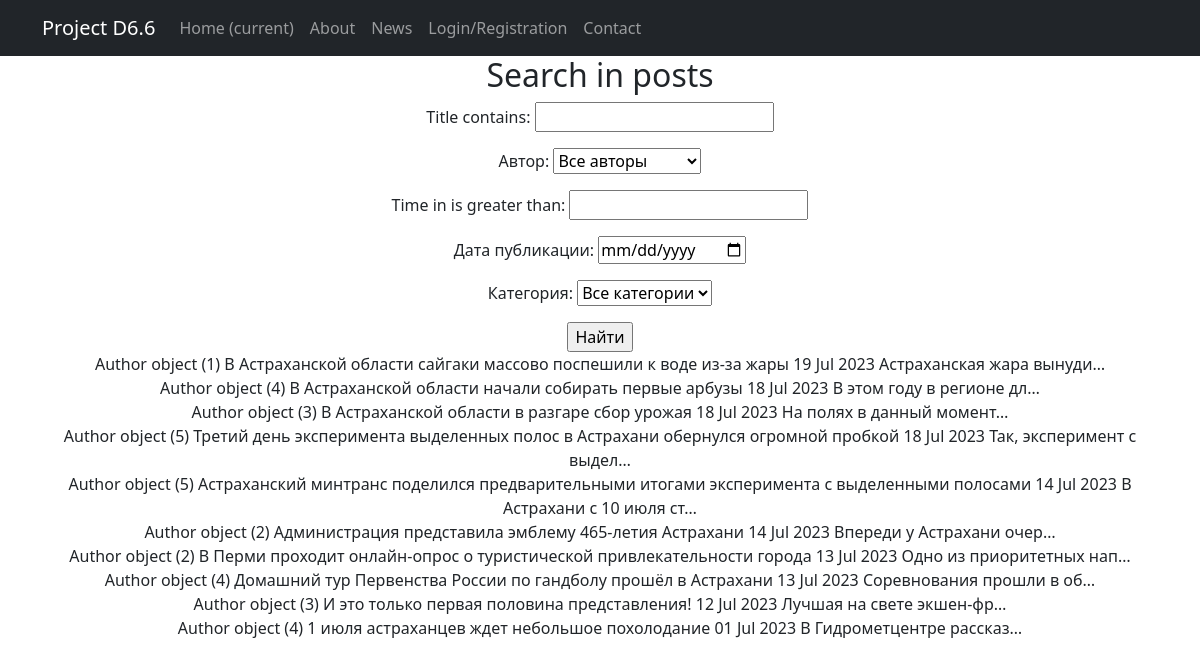
The app's page /news/search/ with its own data.
### news/models.py (models this page shows, shortened)
class Post(models.Model):  # класс Post
    news = 'NE'
    article = 'AR'
    CATSELECT = [
        (news, 'Новость'),
        (article, 'Статья')
    ]
    objects = None
    author = models.ForeignKey(Author, on_delete=models.CASCADE)  # связь «один ко многим» с моделью Author
    time_in = models.DateTimeField(auto_now_add=True)  # автоматическое присвоение даты и времени создания
    title = models.CharField(max_length=255)  # длина заголовка
    choice_field = models.CharField(max_length=2, choices=CATSELECT)  # поле выбора категории новость/статья
    content = models.TextField()  # содержание статьи/новости
    rating = models.IntegerField(default=0)  # рейтинг статьи/новости
    category = models.ManyToManyField(Category, through='PostCategory', related_name='PostCategory')  # связь «многие ко многим» с моделью Category (с дополнительной моделью PostCategory)

class Author(models.Model):  # наследуемся от класса Model
    objects = None
    user = models.OneToOneField(User, on_delete=models.CASCADE)  # имя автора в соответствии с шаблоном User
    rating = models.IntegerField(default=0)  # рейтинг автора

### news/views.py (the view)
# urls.py: path('search/', PostSearch.as_view()),
class PostSearch(ListView):
    model = Post
    ordering = '-time_in'
    filterset_class = PostFilter
    template_name = 'search.html'
    context_object_name = 'search'
    paginate_by = 10
    def get_queryset(self):
        queryset = super().get_queryset()
        self.filterset = PostFilter(self.request.GET, queryset)
        return self.filterset.qs
    def get_context_data(self, **kwargs):
        context = super().get_context_data(**kwargs)
        context['filterset'] = self.filterset
        return context

### news/models.py (called while the page is built)
    def __str__(self):
        return self.name.title()

### templates/search.html (shortened to what this page needs)
{% extends 'flatpages/default.html' %}
{% block content %}
    <h2>Search in posts</h2>
    <form action="" method="get">
        {{ filterset.form.as_p }}
        <input type="submit" value="Найти"/>
    </form>
    {% for post in search %}
     <div>
     {{ post.author }}
     {{ post.title }}
     {{ post.time_in|date:'d M Y' }}
     {{ post.content|truncatechars:25 }}
     </div>
    {% endfor %}
{% endblock content %}

### records on screen
Post: author "Author object (1)", title "В Астраханской области сайгаки массово поспешили к воде из-за жары", time_in "19 Jul 2023", content "Астраханская жара вынуди…"
Post: author "Author object (4)", title "В Астраханской области начали собирать первые арбузы", time_in "18 Jul 2023", content "В этом году в регионе дл…"
Post: author "Author object (3)", title "В Астраханской области в разгаре сбор урожая", time_in "18 Jul 2023", content "На полях в данный момент…"
Post: author "Author object (5)", title "Третий день эксперимента выделенных полос в Астрахани обернулся огромной пробкой", time_in "18 Jul 2023", content "Так, эксперимент с выдел…"
Post: author "Author object (5)", title "Астраханский минтранс поделился предварительными итогами эксперимента с выделенными полосами", time_in "14 Jul 2023", content "В Астрахани с 10 июля ст…"
Post: author "Author object (2)", title "Администрация представила эмблему 465-летия Астрахани", time_in "14 Jul 2023", content "Впереди у Астрахани очер…"
Post: author "Author object (2)", title "В Перми проходит онлайн-опрос о туристической привлекательности города", time_in "13 Jul 2023", content "Одно из приоритетных нап…"
Post: author "Author object (4)", title "Домашний тур Первенства России по гандболу прошёл в Астрахани", time_in "13 Jul 2023", content "Соревнования прошли в об…"
Post: author "Author object (3)", title "И это только первая половина представления!", time_in "12 Jul 2023", content "Лучшая на свете экшен-фр…"
Post: author "Author object (4)", title "1 июля астраханцев ждет небольшое похолодание", time_in "01 Jul 2023", content "В Гидрометцентре рассказ…"
